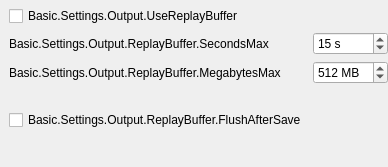
                  <widget class="QWidget" name="advOutputReplayTab">
                   <attribute name="title">
                    <string>ReplayBuffer</string>
                   </attribute>
                   <layout class="QVBoxLayout" name="verticalLayout_22">
                    <property name="leftMargin">
                     <number>0</number>
                    </property>
                    <property name="topMargin">
                     <number>0</number>
                    </property>
                    <property name="rightMargin">
                     <number>0</number>
                    </property>
                    <property name="bottomMargin">
                     <number>0</number>
                    </property>
                    <item>
                     <widget class="QFrame" name="advOutputReplayFrame">
                      <property name="lineWidth">
                       <number>0</number>
                      </property>
                      <layout class="QVBoxLayout" name="verticalLayout_29">
                       <property name="leftMargin">
                        <number>9</number>
                       </property>
                       <property name="topMargin">
                        <number>6</number>
                       </property>
                       <property name="rightMargin">
                        <number>0</number>
                       </property>
                       <property name="bottomMargin">
                        <number>9</number>
                       </property>
                       <item>
                        <widget class="QCheckBox" name="advReplayBuf">
                         <property name="text">
                          <string>Basic.Settings.Output.UseReplayBuffer</string>
                         </property>
                        </widget>
                       </item>
                       <item>
                        <widget class="QFrame" name="advReplayBufferFrame">
                         <property name="sizePolicy">
                          <sizepolicy hsizetype="Preferred" vsizetype="Preferred">
                           <horstretch>0</horstretch>
                           <verstretch>0</verstretch>
                          </sizepolicy>
                         </property>
                         <layout class="QFormLayout" name="formLayout_30">
                          <property name="leftMargin">
                           <number>0</number>
                          </property>
                          <property name="topMargin">
                           <number>0</number>
                          </property>
                          <property name="rightMargin">
                           <number>0</number>
                          </property>
                          <property name="bottomMargin">
                           <number>8</number>
                          </property>
                          <item row="0" column="0">
                           <widget class="QLabel" name="advRBSecMaxLabel">
                            <property name="text">
                             <string>Basic.Settings.Output.ReplayBuffer.SecondsMax</string>
                            </property>
                           </widget>
                          </item>
                          <item row="0" column="1">
                           <widget class="QSpinBox" name="advRBSecMax">
                            <property name="suffix">
                             <string notr="true"> s</string>
                            </property>
                            <property name="minimum">
                             <number>5</number>
                            </property>
                            <property name="maximum">
                             <number>21600</number>
                            </property>
                            <property name="value">
                             <number>15</number>
                            </property>
                           </widget>
                          </item>
                          <item row="1" column="1">
                           <widget class="QSpinBox" name="advRBMegsMax">
                            <property name="suffix">
                             <string> MB</string>
                            </property>
                            <property name="minimum">
                             <number>20</number>
                            </property>
                            <property name="maximum">
                             <number>8192</number>
                            </property>
                            <property name="value">
                             <number>512</number>
                            </property>
                           </widget>
                          </item>
                          <item row="1" column="0">
                           <widget class="QLabel" name="advRBMegsMaxLabel">
                            <property name="text">
                             <string>Basic.Settings.Output.ReplayBuffer.MegabytesMax</string>
                            </property>
                           </widget>
                          </item>
                          <item row="2" column="1">
                           <widget class="QLabel" name="advRBEstimate">
                            <property name="text">
                             <string notr="true"/>
                            </property>
                           </widget>
                          </item>
                          <item row="3" column="0">
                           <widget class="QCheckBox" name="advRBFlush">
                            <property name="text">
                             <string>Basic.Settings.Output.ReplayBuffer.FlushAfterSave</string>
                            </property>
                           </widget>
                          </item>
                         </layout>
                        </widget>
                       </item>
                      </layout>
                     </widget>
                    </item>
                    <item>
                     <spacer name="verticalSpacer">
                      <property name="orientation">
                       <enum>Qt::Vertical</enum>
                      </property>
                      <property name="sizeHint" stdset="0">
                       <size>
                        <width>20</width>
                        <height>20</height>
                       </size>
                      </property>
                     </spacer>
                    </item>
                   </layout>
                  </widget>
